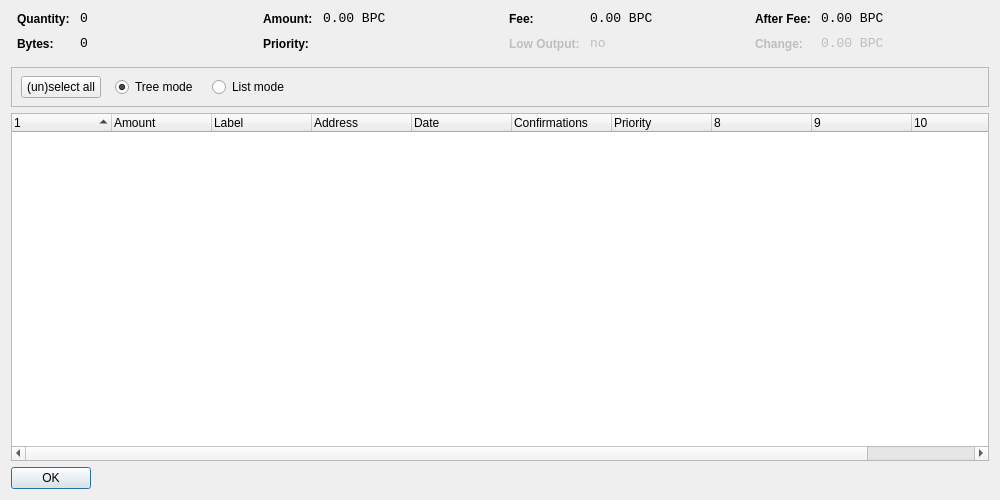
<?xml version="1.0" encoding="UTF-8"?>
<ui version="4.0">
 <class>CoinControlDialog</class>
 <widget class="QDialog" name="CoinControlDialog">
  <property name="geometry">
   <rect>
    <x>0</x>
    <y>0</y>
    <width>1000</width>
    <height>500</height>
   </rect>
  </property>
  <property name="windowTitle">
   <string>Coin Control</string>
  </property>
  <layout class="QVBoxLayout" name="verticalLayout">
   <item>
    <layout class="QHBoxLayout" name="horizontalLayoutTop" stretch="0,0,0,0">
     <property name="topMargin">
      <number>0</number>
     </property>
     <property name="bottomMargin">
      <number>10</number>
     </property>
     <item>
      <layout class="QFormLayout" name="formLayoutCoinControl1">
       <property name="horizontalSpacing">
        <number>10</number>
       </property>
       <property name="verticalSpacing">
        <number>10</number>
       </property>
       <property name="leftMargin">
        <number>6</number>
       </property>
       <property name="rightMargin">
        <number>6</number>
       </property>
       <item row="0" column="0">
        <widget class="QLabel" name="labelCoinControlQuantityText">
         <property name="styleSheet">
          <string notr="true">font-weight:bold;</string>
         </property>
         <property name="text">
          <string>Quantity:</string>
         </property>
        </widget>
       </item>
       <item row="0" column="1">
        <widget class="QLabel" name="labelCoinControlQuantity">
         <property name="font">
          <font>
           <family>Monospace</family>
           <pointsize>10</pointsize>
          </font>
         </property>
         <property name="cursor">
          <cursorShape>IBeamCursor</cursorShape>
         </property>
         <property name="contextMenuPolicy">
          <enum>Qt::ActionsContextMenu</enum>
         </property>
         <property name="text">
          <string notr="true">0</string>
         </property>
         <property name="textInteractionFlags">
          <set>Qt::LinksAccessibleByMouse|Qt::TextSelectableByKeyboard|Qt::TextSelectableByMouse</set>
         </property>
        </widget>
       </item>
       <item row="1" column="0">
        <widget class="QLabel" name="labelCoinControlBytesText">
         <property name="styleSheet">
          <string notr="true">font-weight:bold;</string>
         </property>
         <property name="text">
          <string>Bytes:</string>
         </property>
        </widget>
       </item>
       <item row="1" column="1">
        <widget class="QLabel" name="labelCoinControlBytes">
         <property name="font">
          <font>
           <family>Monospace</family>
           <pointsize>10</pointsize>
          </font>
         </property>
         <property name="cursor">
          <cursorShape>IBeamCursor</cursorShape>
         </property>
         <property name="contextMenuPolicy">
          <enum>Qt::ActionsContextMenu</enum>
         </property>
         <property name="text">
          <string notr="true">0</string>
         </property>
         <property name="textInteractionFlags">
          <set>Qt::LinksAccessibleByMouse|Qt::TextSelectableByKeyboard|Qt::TextSelectableByMouse</set>
         </property>
        </widget>
       </item>
      </layout>
     </item>
     <item>
      <layout class="QFormLayout" name="formLayoutCoinControl2">
       <property name="horizontalSpacing">
        <number>10</number>
       </property>
       <property name="verticalSpacing">
        <number>10</number>
       </property>
       <property name="leftMargin">
        <number>6</number>
       </property>
       <property name="rightMargin">
        <number>6</number>
       </property>
       <item row="0" column="0">
        <widget class="QLabel" name="labelCoinControlAmountText">
         <property name="styleSheet">
          <string notr="true">font-weight:bold;</string>
         </property>
         <property name="text">
          <string>Amount:</string>
         </property>
        </widget>
       </item>
       <item row="0" column="1">
        <widget class="QLabel" name="labelCoinControlAmount">
         <property name="font">
          <font>
           <family>Monospace</family>
           <pointsize>10</pointsize>
          </font>
         </property>
         <property name="cursor">
          <cursorShape>IBeamCursor</cursorShape>
         </property>
         <property name="contextMenuPolicy">
          <enum>Qt::ActionsContextMenu</enum>
         </property>
         <property name="text">
          <string notr="true">0.00 BPC</string>
         </property>
         <property name="textInteractionFlags">
          <set>Qt::LinksAccessibleByMouse|Qt::TextSelectableByKeyboard|Qt::TextSelectableByMouse</set>
         </property>
        </widget>
       </item>
       <item row="1" column="0">
        <widget class="QLabel" name="labelCoinControlPriorityText">
         <property name="styleSheet">
          <string notr="true">font-weight:bold;</string>
         </property>
         <property name="text">
          <string>Priority:</string>
         </property>
        </widget>
       </item>
       <item row="1" column="1">
        <widget class="QLabel" name="labelCoinControlPriority">
         <property name="font">
          <font>
           <family>Monospace</family>
           <pointsize>10</pointsize>
          </font>
         </property>
         <property name="cursor">
          <cursorShape>IBeamCursor</cursorShape>
         </property>
         <property name="contextMenuPolicy">
          <enum>Qt::ActionsContextMenu</enum>
         </property>
         <property name="text">
          <string/>
         </property>
         <property name="textInteractionFlags">
          <set>Qt::LinksAccessibleByMouse|Qt::TextSelectableByKeyboard|Qt::TextSelectableByMouse</set>
         </property>
        </widget>
       </item>
      </layout>
     </item>
     <item>
      <layout class="QFormLayout" name="formLayoutCoinControl3">
       <property name="horizontalSpacing">
        <number>10</number>
       </property>
       <property name="verticalSpacing">
        <number>10</number>
       </property>
       <property name="leftMargin">
        <number>6</number>
       </property>
       <property name="rightMargin">
        <number>6</number>
       </property>
       <item row="0" column="0">
        <widget class="QLabel" name="labelCoinControlFeeText">
         <property name="styleSheet">
          <string notr="true">font-weight:bold;</string>
         </property>
         <property name="text">
          <string>Fee:</string>
         </property>
        </widget>
       </item>
       <item row="0" column="1">
        <widget class="QLabel" name="labelCoinControlFee">
         <property name="font">
          <font>
           <family>Monospace</family>
           <pointsize>10</pointsize>
          </font>
         </property>
         <property name="cursor">
          <cursorShape>IBeamCursor</cursorShape>
         </property>
         <property name="contextMenuPolicy">
          <enum>Qt::ActionsContextMenu</enum>
         </property>
         <property name="text">
          <string notr="true">0.00 BPC</string>
         </property>
         <property name="textInteractionFlags">
          <set>Qt::LinksAccessibleByMouse|Qt::TextSelectableByKeyboard|Qt::TextSelectableByMouse</set>
         </property>
        </widget>
       </item>
       <item row="1" column="0">
        <widget class="QLabel" name="labelCoinControlLowOutputText">
         <property name="enabled">
          <bool>false</bool>
         </property>
         <property name="styleSheet">
          <string notr="true">font-weight:bold;</string>
         </property>
         <property name="text">
          <string>Low Output:</string>
         </property>
        </widget>
       </item>
       <item row="1" column="1">
        <widget class="QLabel" name="labelCoinControlLowOutput">
         <property name="enabled">
          <bool>false</bool>
         </property>
         <property name="font">
          <font>
           <family>Monospace</family>
           <pointsize>10</pointsize>
          </font>
         </property>
         <property name="cursor">
          <cursorShape>IBeamCursor</cursorShape>
         </property>
         <property name="contextMenuPolicy">
          <enum>Qt::ActionsContextMenu</enum>
         </property>
         <property name="text">
          <string notr="true">no</string>
         </property>
         <property name="textInteractionFlags">
          <set>Qt::LinksAccessibleByMouse|Qt::TextSelectableByKeyboard|Qt::TextSelectableByMouse</set>
         </property>
        </widget>
       </item>
      </layout>
     </item>
     <item>
      <layout class="QFormLayout" name="formLayoutCoinControl4">
       <property name="horizontalSpacing">
        <number>10</number>
       </property>
       <property name="verticalSpacing">
        <number>10</number>
       </property>
       <property name="leftMargin">
        <number>6</number>
       </property>
       <property name="rightMargin">
        <number>6</number>
       </property>
       <item row="0" column="0">
        <widget class="QLabel" name="labelCoinControlAfterFeeText">
         <property name="styleSheet">
          <string notr="true">font-weight:bold;</string>
         </property>
         <property name="text">
          <string>After Fee:</string>
         </property>
        </widget>
       </item>
       <item row="0" column="1">
        <widget class="QLabel" name="labelCoinControlAfterFee">
         <property name="font">
          <font>
           <family>Monospace</family>
           <pointsize>10</pointsize>
          </font>
         </property>
         <property name="cursor">
          <cursorShape>IBeamCursor</cursorShape>
         </property>
         <property name="contextMenuPolicy">
          <enum>Qt::ActionsContextMenu</enum>
         </property>
         <property name="text">
          <string notr="true">0.00 BPC</string>
         </property>
         <property name="textInteractionFlags">
          <set>Qt::LinksAccessibleByMouse|Qt::TextSelectableByKeyboard|Qt::TextSelectableByMouse</set>
         </property>
        </widget>
       </item>
       <item row="1" column="0">
        <widget class="QLabel" name="labelCoinControlChangeText">
         <property name="enabled">
          <bool>false</bool>
         </property>
         <property name="styleSheet">
          <string notr="true">font-weight:bold;</string>
         </property>
         <property name="text">
          <string>Change:</string>
         </property>
        </widget>
       </item>
       <item row="1" column="1">
        <widget class="QLabel" name="labelCoinControlChange">
         <property name="enabled">
          <bool>false</bool>
         </property>
         <property name="font">
          <font>
           <family>Monospace</family>
           <pointsize>10</pointsize>
          </font>
         </property>
         <property name="cursor">
          <cursorShape>IBeamCursor</cursorShape>
         </property>
         <property name="contextMenuPolicy">
          <enum>Qt::ActionsContextMenu</enum>
         </property>
         <property name="text">
          <string notr="true">0.00 BPC</string>
         </property>
         <property name="textInteractionFlags">
          <set>Qt::LinksAccessibleByMouse|Qt::TextSelectableByKeyboard|Qt::TextSelectableByMouse</set>
         </property>
        </widget>
       </item>
      </layout>
     </item>
    </layout>
   </item>
   <item>
    <widget class="QFrame" name="frame">
     <property name="minimumSize">
      <size>
       <width>0</width>
       <height>40</height>
      </size>
     </property>
     <property name="frameShape">
      <enum>QFrame::StyledPanel</enum>
     </property>
     <property name="frameShadow">
      <enum>QFrame::Sunken</enum>
     </property>
     <widget class="QWidget" name="horizontalLayoutWidget">
      <property name="geometry">
       <rect>
        <x>10</x>
        <y>0</y>
        <width>781</width>
        <height>41</height>
       </rect>
      </property>
      <layout class="QHBoxLayout" name="horizontalLayoutPanel" stretch="0,0,0,0,0">
       <property name="spacing">
        <number>14</number>
       </property>
       <item>
        <widget class="QPushButton" name="pushButtonSelectAll">
         <property name="sizePolicy">
          <sizepolicy hsizetype="Maximum" vsizetype="Fixed">
           <horstretch>0</horstretch>
           <verstretch>0</verstretch>
          </sizepolicy>
         </property>
         <property name="text">
          <string>(un)select all</string>
         </property>
        </widget>
       </item>
       <item>
        <widget class="QRadioButton" name="radioTreeMode">
         <property name="sizePolicy">
          <sizepolicy hsizetype="Maximum" vsizetype="Fixed">
           <horstretch>0</horstretch>
           <verstretch>0</verstretch>
          </sizepolicy>
         </property>
         <property name="text">
          <string>Tree mode</string>
         </property>
         <property name="checked">
          <bool>true</bool>
         </property>
        </widget>
       </item>
       <item>
        <widget class="QRadioButton" name="radioListMode">
         <property name="sizePolicy">
          <sizepolicy hsizetype="Maximum" vsizetype="Fixed">
           <horstretch>0</horstretch>
           <verstretch>0</verstretch>
          </sizepolicy>
         </property>
         <property name="text">
          <string>List mode</string>
         </property>
        </widget>
       </item>
       <item>
        <spacer name="horizontalSpacer">
         <property name="orientation">
          <enum>Qt::Horizontal</enum>
         </property>
         <property name="sizeHint" stdset="0">
          <size>
           <width>40</width>
           <height>20</height>
          </size>
         </property>
        </spacer>
       </item>
      </layout>
     </widget>
    </widget>
   </item>
   <item>
    <widget class="CoinControlTreeWidget" name="treeWidget">
     <property name="contextMenuPolicy">
      <enum>Qt::CustomContextMenu</enum>
     </property>
     <property name="sortingEnabled">
      <bool>false</bool>
     </property>
     <property name="columnCount">
      <number>11</number>
     </property>
     <attribute name="headerShowSortIndicator" stdset="0">
      <bool>true</bool>
     </attribute>
     <attribute name="headerStretchLastSection">
      <bool>false</bool>
     </attribute>
     <column>
      <property name="text">
       <string/>
      </property>
     </column>
     <column>
      <property name="text">
       <string>Amount</string>
      </property>
     </column>
     <column>
      <property name="text">
       <string>Label</string>
      </property>
     </column>
     <column>
      <property name="text">
       <string>Address</string>
      </property>
     </column>
     <column>
      <property name="text">
       <string>Date</string>
      </property>
     </column>
     <column>
      <property name="text">
       <string>Confirmations</string>
      </property>
      <property name="toolTip">
       <string>Confirmed</string>
      </property>
     </column>
     <column>
      <property name="text">
       <string>Priority</string>
      </property>
     </column>
     <column>
      <property name="text">
       <string/>
      </property>
     </column>
     <column>
      <property name="text">
       <string/>
      </property>
     </column>
     <column>
      <property name="text">
       <string/>
      </property>
     </column>
     <column>
      <property name="text">
       <string/>
      </property>
     </column>
    </widget>
   </item>
   <item>
    <widget class="QDialogButtonBox" name="buttonBox">
     <property name="sizePolicy">
      <sizepolicy hsizetype="Maximum" vsizetype="Fixed">
       <horstretch>0</horstretch>
       <verstretch>0</verstretch>
      </sizepolicy>
     </property>
     <property name="orientation">
      <enum>Qt::Horizontal</enum>
     </property>
     <property name="standardButtons">
      <set>QDialogButtonBox::Ok</set>
     </property>
    </widget>
   </item>
  </layout>
 </widget>
 <customwidgets>
  <customwidget>
   <class>CoinControlTreeWidget</class>
   <extends>QTreeWidget</extends>
   <header>coincontroltreewidget.h</header>
  </customwidget>
 </customwidgets>
 <resources/>
 <connections/>
</ui>
